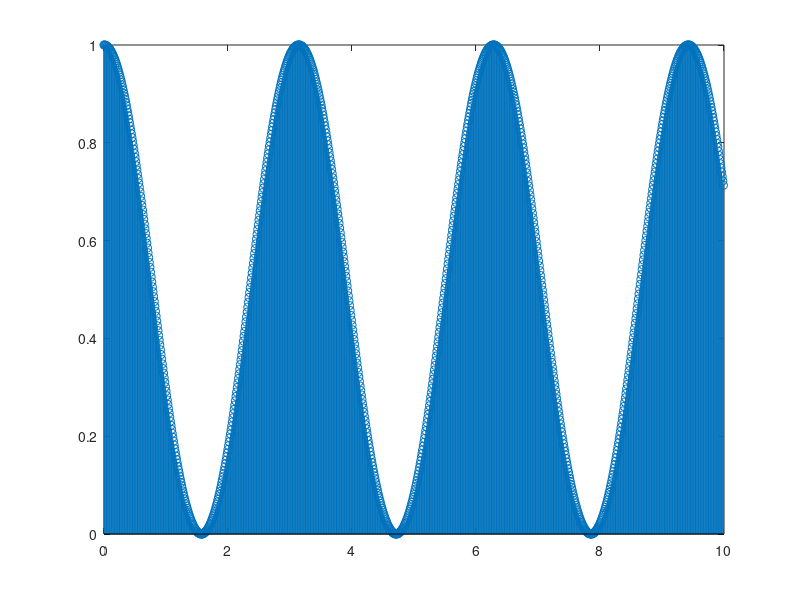

Source code (MATLAB):
clear all
close all

w=1;
x=[0:0.01:50*pi];
wanal=1;
y=cos(w*x);
yanal=cos(wanal*x);
r=y.*yanal;
stem(x(1:1000),r(1:1000));
sum(r)
